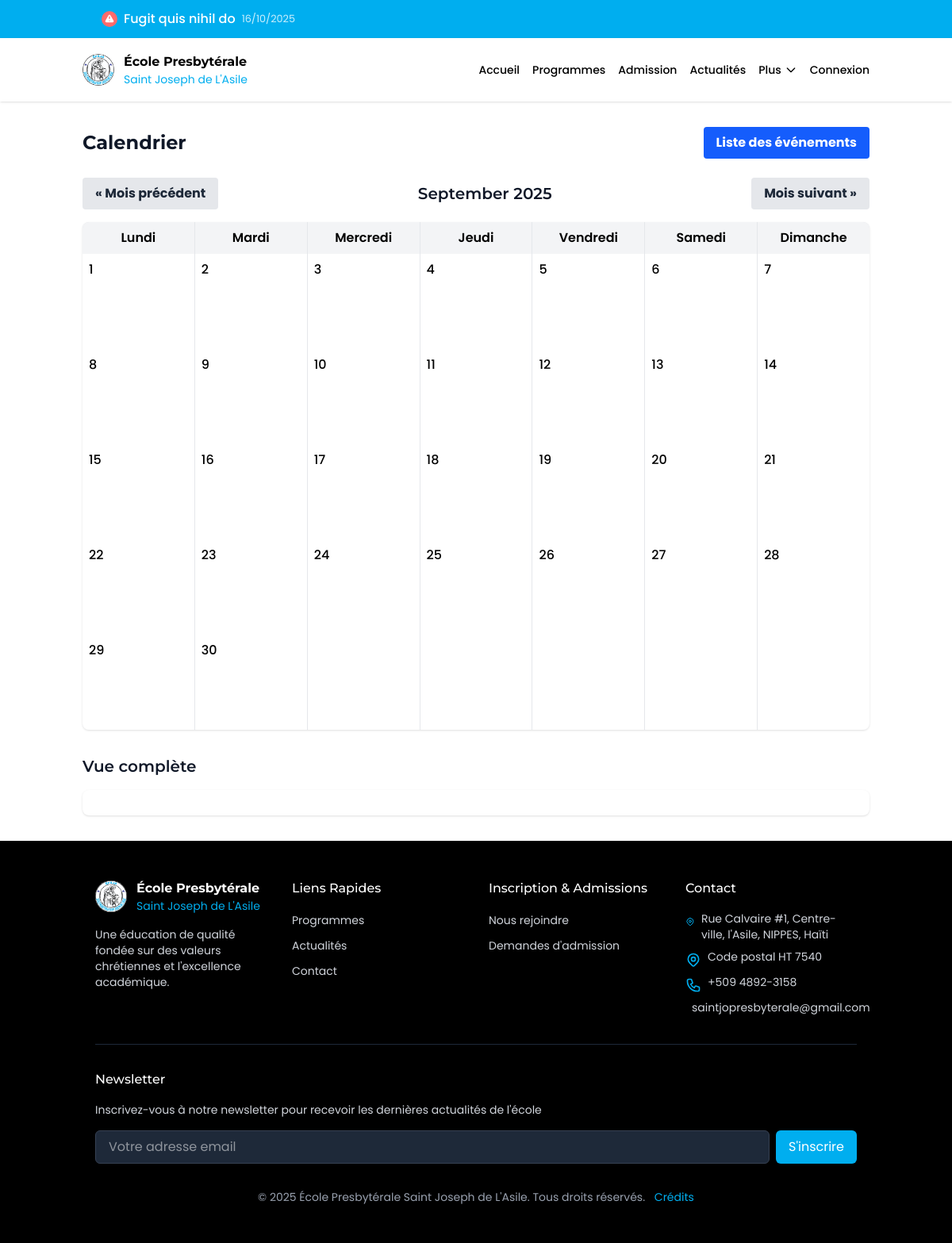
The page /calendrier/?month=9&year=2025 on the database its author committed.
### models.py (models this page shows, shortened)
class Annonce(db.Model):
    __tablename__ = 'annonces'
    id = db.Column(db.Integer, primary_key=True)
    titre = db.Column(db.String(100), nullable=False)
    contenu = db.Column(db.Text, nullable=False)
    date_creation = db.Column(db.DateTime, default=datetime.now)
    date_expiration = db.Column(db.Date)
    public = db.Column(db.Boolean, default=True)
    important = db.Column(db.Boolean, default=False)

### modules/calendrier.py (the view)
@calendrier_blueprint.route('/')
def index():
    from models import Evenement
    month = request.args.get('month', datetime.now().month)
    year = request.args.get('year', datetime.now().year)
    try:
        month = int(month)
        year = int(year)
    except ValueError:
        month = datetime.now().month
        year = datetime.now().year
    now = datetime.now().date()
    if month < 1:
        month = 12
        year -= 1
    elif month > 12:
        month = 1
        year += 1
    first_day = date(year, month, 1)
    if month == 12:
        last_day = date(year + 1, 1, 1) - timedelta(days=1)
    else:
        last_day = date(year, month + 1, 1) - timedelta(days=1)
    events = Evenement.query.filter(Evenement.date.between(first_day, last_day)).order_by(Evenement.date, Evenement.heure_debut).all()
    events_by_day = {}
    for event in events:
        day = event.date.day
        if day not in events_by_day:
            events_by_day[day] = []
        events_by_day[day].append(event)
    calendar_data = []
    first_weekday = first_day.weekday()
    for _ in range(first_weekday):
        calendar_data.append({'day': None, 'events': []})
    for day in range(1, last_day.day + 1):
        calendar_data.append({'day': day, 'events': events_by_day.get(day, [])})
    while len(calendar_data) % 7 != 0:
        calendar_data.append({'day': None, 'events': []})
    weeks = []
    for i in range(0, len(calendar_data), 7):
        weeks.append(calendar_data[i:i+7])
    month_name = first_day.strftime('%B')
    return render_template('calendrier/index.html',
                          weeks=weeks,
                          month=month,
                          year=year,
                          month_name=month_name,
                          prev_month=(month - 1) if month > 1 else 12,
                          prev_year=year if month > 1 else year - 1,
                          next_month=(month + 1) if month < 12 else 1,
                          next_year=year if month < 12 else year + 1,
                          now=now)

### templates/calendrier/index.html (shortened to what this page needs)
{% extends 'base.html' %}
{% block content %}
<div class="container mx-auto px-4 py-8">
    <div class="flex justify-between items-center mb-6">
        <h1 class="text-2xl font-bold text-gray-900">Calendrier</h1>
        <div class="flex space-x-2">
            <a href="{{ url_for('calendrier.evenements') }}" class="bg-blue-600 hover:bg-blue-700 text-white font-bold py-2 px-4 rounded">
                Liste des événements
            </a>
        </div>
    </div>
    <div class="flex justify-between items-center mb-4">
        <a href="{{ url_for('calendrier.index', month=prev_month, year=prev_year) }}" class="bg-gray-200 hover:bg-gray-300 text-gray-800 font-bold py-2 px-4 rounded">
            &laquo; Mois précédent
        </a>
        <h2 class="text-xl font-semibold text-gray-900">{{ month_name }} {{ year }}</h2>
        <a href="{{ url_for('calendrier.index', month=next_month, year=next_year) }}" class="bg-gray-200 hover:bg-gray-300 text-gray-800 font-bold py-2 px-4 rounded">
            Mois suivant &raquo;
        </a>
    </div>
    <div class="bg-white shadow overflow-hidden rounded-lg">
        <div class="grid grid-cols-7 gap-px bg-gray-200">
            {% for day in ['Lundi', 'Mardi', 'Mercredi', 'Jeudi', 'Vendredi', 'Samedi', 'Dimanche'] %}
            <div class="bg-gray-100 p-2 text-center font-semibold">
                {{ day }}
            </div>
            {% endfor %}
        </div>
        {% for week in weeks %}
        <div class="grid grid-cols-7 gap-px bg-gray-200">
            {% for day in week %}
            <div class="bg-white p-2 min-h-[120px] {% if day.day == None %}bg-gray-50{% endif %}">
                {% if day.day %}
                <div class="font-medium {% if day.day == now.day and month == now.month and year == now.year %}bg-blue-100 rounded-full w-7 h-7 flex items-center justify-center{% endif %}">
                    {{ day.day }}
                </div>
                {% endif %}
            </div>
            {% endfor %}
        </div>
        {% endfor %}
    </div>
    <div class="mt-8">
        <h2 class="text-xl font-semibold text-gray-900 mb-4">Vue complète</h2>
        <div id="calendar" class="bg-white shadow overflow-hidden rounded-lg p-4"></div>
    </div>
</div>
<link href="https://cdn.jsdelivr.net/npm/fullcalendar@5.10.1/main.min.css" rel="stylesheet">
{% endblock %}

### templates/base.html (shortened to what this page needs)
<html lang="en">
   <head>
      <script src="https://cdn.jsdelivr.net/npm/@tailwindcss/browser@4"></script>
      <link href="https://unpkg.com/aos@2.3.1/dist/aos.css" rel="stylesheet">
   </head>
   <body>
      <div id="root" class="overflow-y-hidden">
         {% if annonces and annonces|length > 0 %}
         <div class="ticker-wrap w-full">
            <div class="ticker container mx-auto">
               <div class="ticker-track" id="ticker-track">
                  {% for annonce in annonces %}
                  <div class="ticker-item">
                     <a href="{{ url_for('communication.details_annonce', annonce_id=annonce.id) }}" class="ticker-link">
                        {% if annonce.important is defined and annonce.important %}
                        <span class="ticker-icon important">
                        </span>
                        {% else %}
                        <span class="ticker-icon">
                           <svg xmlns="http://www.w3.org/2000/svg" viewBox="0 0 20 20" fill="currentColor">
                              <path fill-rule="evenodd" d="M18 3a1 1 0 00-1.447-.894L8.763 6H5a3 3 0 000 6h.28l1.771 5.316A1 1 0 008 18h1a1 1 0 001-1v-4.382l6.553 3.276A1 1 0 0018 15V3z" clip-rule="evenodd" />
                           </svg>
                        </span>
                        {% endif %}
                        <span class="ticker-title">{{ annonce.titre }}</span>
                        <span class="ticker-date">{{ annonce.date_creation.strftime('%d/%m/%Y') }}</span>
                     </a>
                  </div>
                  {% endfor %}
               </div>
            </div>
         </div>
         {% endif %}
         <header class="sticky top-0 z-50 w-full bg-white/90 backdrop-blur-md shadow-sm zindex-1000">
            <div class="container mx-auto px-4">
               <div class="flex h-20 items-center justify-between">
                     <div class="flex items-center flex-shrink-0">
                        <a href="#" class="flex items-center">
                           <img src="/static/assets/logo.jpg" alt="École Presbytérale Saint Joseph de L'Asile" class="h-10 w-10 rounded-full flex-shrink-0">
                           <div class="ml-3">
                              <h1 class="text-sm font-bold text-black md:text-base whitespace-nowrap">École Presbytérale</h1>
                              <p class="text-xs text-[#00AEEF] md:text-sm whitespace-nowrap">Saint Joseph de L'Asile</p>
                           </div>
                        </a>
                     </div>
                     <nav class="hidden lg:flex lg:items-center lg:space-x-4">
                       <a href="{{ url_for('accueil') }}" class="text-sm font-medium text-black hover:text-[#00AEEF]">Accueil</a>
                       <a href="{{ url_for('programmes') }}" class="text-sm font-medium text-black hover:text-[#00AEEF]">Programmes</a>
                       <a href="{{ url_for('admission') }}" class="text-sm font-medium text-black hover:text-[#00AEEF]">Admission</a>
                       <a href="{{ url_for('evenements') }}" class="text-sm font-medium text-black hover:text-[#00AEEF]">Actualités</a>
                       <div class="relative" x-data="{ open: false }">
                           <button @click="open = !open" @click.away="open = false" class="flex items-center text-sm font-medium text-black hover:text-[#00AEEF] focus:outline-none focus:text-[#00AEEF]">
                               Plus
                               <svg xmlns="http://www.w3.org/2000/svg" class="h-4 w-4 ml-1 transition-transform duration-200" :class="{ 'rotate-180': open }" fill="none" viewBox="0 0 24 24" stroke="currentColor">
                                   <path stroke-linecap="round" stroke-linejoin="round" stroke-width="2" d="M19 9l-7 7-7-7" />
                               </svg>
                           </button>
                       </div>
                       {% if session.get('user_id') %}
                           <div class="relative" x-data="{ open: false }">
                               <button @click="open = !open" @click.away="open = false" class="flex items-center text-sm font-medium text-black hover:text-[#00AEEF] focus:outline-none focus:text-[#00AEEF]">
                                   {{ session.get('user_name', 'Utilisateur') }}
                                   <svg xmlns="http://www.w3.org/2000/svg" class="h-4 w-4 ml-1 transition-transform duration-200" :class="{ 'rotate-180': open }" fill="none" viewBox="0 0 24 24" stroke="currentColor">
                                       <path stroke-linecap="round" stroke-linejoin="round" stroke-width="2" d="M19 9l-7 7-7-7" />
                                   </svg>
                               </button>
                               <div x-show="open" x-transition:enter="transition ease-out duration-100" x-transition:enter-start="opacity-0 transform scale-95" x-transition:enter-end="opacity-100 transform scale-100" x-transition:leave="transition ease-in duration-75" x-transition:leave-start="opacity-100 transform scale-100" x-transition:leave-end="opacity-0 transform scale-95" class="absolute right-0 mt-2 w-48 bg-white rounded-md shadow-lg py-1 z-50">
                                   {% if session.get('user_role') in ['admin', 'directeur'] %}
                                       <a href="{{ url_for('admin.dashboard') }}" class="block px-4 py-2 text-sm text-gray-700 hover:bg-gray-100">Dashboard Admin</a>
                                   {% endif %}
                                   <div class="border-t border-gray-100 my-1"></div>
                                   <a href="{{ url_for('auth.logout') }}" class="block px-4 py-2 text-sm text-gray-700 hover:bg-gray-100">Déconnexion</a>
                               </div>
                           </div>
                       {% else %}
                           <a href="{{ url_for('auth.login') }}" class="text-sm font-medium text-black hover:text-[#00AEEF]">Connexion</a>
                       {% endif %}
                       </nav>
                  </div>
               </div>
            </header>
            {% block content %}
            {% endblock %}
            <footer class="bg-black text-white">
               <div class="container mx-auto px-4 py-12 sm:px-6 lg:px-8">
                  <div class="grid grid-cols-1 gap-8 md:grid-cols-4">
                     <div class="md:col-span-1">
                        <div class="flex items-center">
                           <a href="#" class="flex items-center">
                              <img src="/static/assets/logo.jpg" alt="École Presbytérale Saint Joseph de L'Asile" class="h-10 w-10 rounded-full" data-aos="fade-right">
                              <div class="ml-3">
                                 <h2 class="text-sm font-bold text-white md:text-base">École Presbytérale</h2>
                                 <p class="text-xs text-[#00AEEF] md:text-sm">Saint Joseph de L'Asile</p>
                              </div>
                           </a>
                        </div>
                        <p class="mt-4 text-sm text-gray-300">Une éducation de qualité fondée sur des valeurs chrétiennes et l'excellence académique.</p>
                     </div>
                     <div>
                        <h3 class="text-base font-medium text-white">Liens Rapides</h3>
                        <ul class="mt-4 space-y-2">
                           <li><a href="{{ url_for('programmes') }}" class="text-sm text-gray-300 hover:text-[#00AEEF]">Programmes</a></li>
                           <li><a href="{{ url_for('evenements') }}" class="text-sm text-gray-300 hover:text-[#00AEEF]">Actualités</a></li>
                           <li><a href="{{ url_for('contact') }}" class="text-sm text-gray-300 hover:text-[#00AEEF]">Contact</a></li>
                        </ul>
                     </div>
                     <div>
                        <h3 class="text-base font-medium text-white">Inscription & Admissions</h3>
                        <ul class="mt-4 space-y-2">
                           <li><a href="{{ url_for('inscriptions.formulaire') }}" class="text-sm text-gray-300 hover:text-[#00AEEF]">Nous rejoindre</a></li>
                           <li><a href="{{ url_for('admission') }}" class="text-sm text-gray-300 hover:text-[#00AEEF]">Demandes d'admission</a></li>
                        </ul>
                     </div>
                     <div>
                        <h3 class="text-base font-medium text-white">Contact</h3>
                        <ul class="mt-4 space-y-2">
                           <li class="flex items-start">
                              <span class="ml-2 text-sm text-gray-300">Rue Calvaire #1, Centre-ville, l'Asile, NIPPES, Haïti</span>
                           </li>
                           <li class="flex items-start">
                              <span class="ml-2 text-sm text-gray-300">Code postal HT 7540</span>
                           </li>
                           <li class="flex items-start">
                              <span class="ml-2 text-sm text-gray-300">+509 4892-3158</span>
                           </li>
                           <li class="flex items-start">
                              <span class="ml-2 text-sm text-gray-300">saintjopresbyterale@gmail.com</span>
                           </li>
                        </ul>
                     </div>
                  </div>
                  <div class="mt-8 border-t border-gray-800 pt-8">
                     <div class="mb-8">
                        <h3 class="text-base font-medium text-white mb-4">Newsletter</h3>
                        <p class="text-sm text-gray-300 mb-4">Inscrivez-vous à notre newsletter pour recevoir les dernières actualités de l'école</p>
                        <form id="newsletter-form" class="flex flex-col sm:flex-row gap-2">
                           <input type="email" name="email" placeholder="Votre adresse email" required class="px-4 py-2 rounded-md bg-gray-800 text-white border border-gray-700 focus:outline-none focus:ring-2 focus:ring-[#00AEEF] flex-grow">
                           <button type="submit" class="px-4 py-2 bg-[#00AEEF] text-white rounded-md hover:bg-[#0098d1] transition-colors">S'inscrire</button>
                        </form>
                     </div>
                     <p class="text-center text-sm text-gray-400">© 2025 École Presbytérale Saint Joseph de L'Asile. Tous droits réservés.
                        <a href="{{ url_for('credits') }}" class="text-[#00AEEF] hover:underline ml-2">Crédits</a>
                     </p>
                  </div>
               </div>
            </footer>
      </div>
   </body>
</html>

### rows shown on the page
Annonce: important True (drawn), titre "Fugit quis nihil do", date_creation "16/10/2025"

### other values the page prints
{{ month_name }} "September"
{{ year }} "2025"
{{ day }} "Lundi" "Mardi" "Mercredi" "Jeudi" "Vendredi" "Samedi" "Dimanche"
{{ day.day }} "1" "2" "3" "4" "5" "6" "7" "8" "9" "10" "11" "12" "13" "14" "15" "16" "17" "18" "19" "20" "21" "22" "23" "24" "25" "26" "27" "28" "29" "30"
